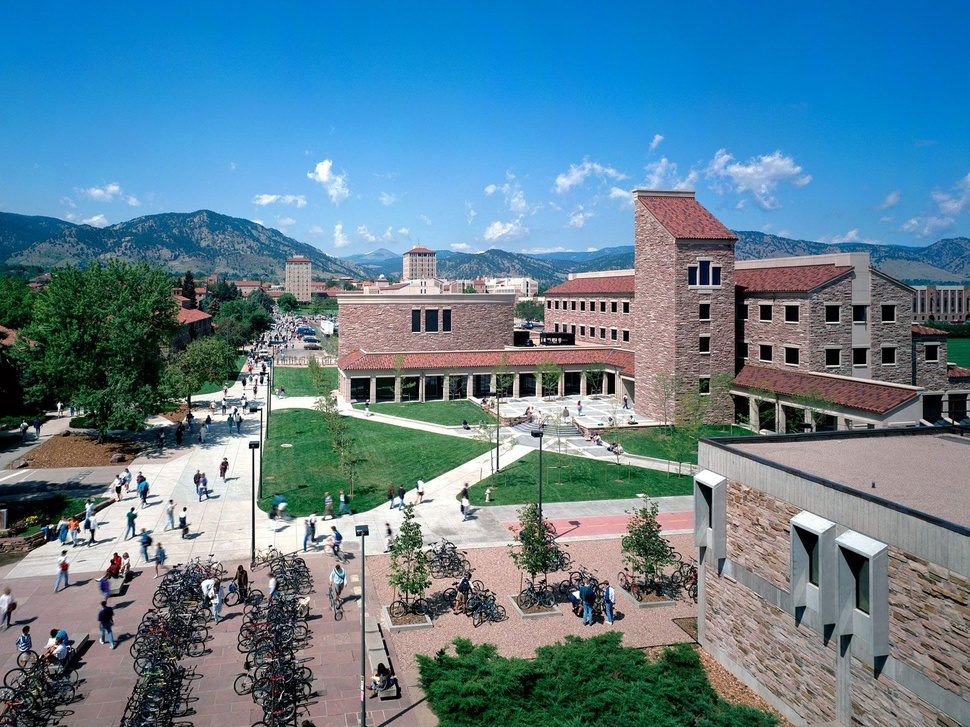
#> input picture lab2/test01.jpg, 970 x 727 px, shrunk from 1600 x 1200 before the run
$ python downsample.py test01.jpg out.png 3   (older library calls are emulated)
#> lines starting #> are read from the running program, lines starting #| are printed output that depends on the picture
import numpy as np
from PIL import Image
import matplotlib.pyplot as plt
import sys

# usage: downsample.py image_in.jpg image_out.jpg N

# Assume we have an image with R rows and C columns, where R and C are both divisible by N.
# N is Downsampling Factor
# create a new image of size R/N by C/N.
# Divide original image into non-overlapping blocks of size NxN, average pixel values from each
# block to obtain a pixel value for subsampled image.

pilim = Image.open(sys.argv[1])
#> pilim is the input picture: PIL image 970x727 RGB; mean R, G, B 94.1, 128, 146
pilim = pilim.convert('L')  # convert to monochrome
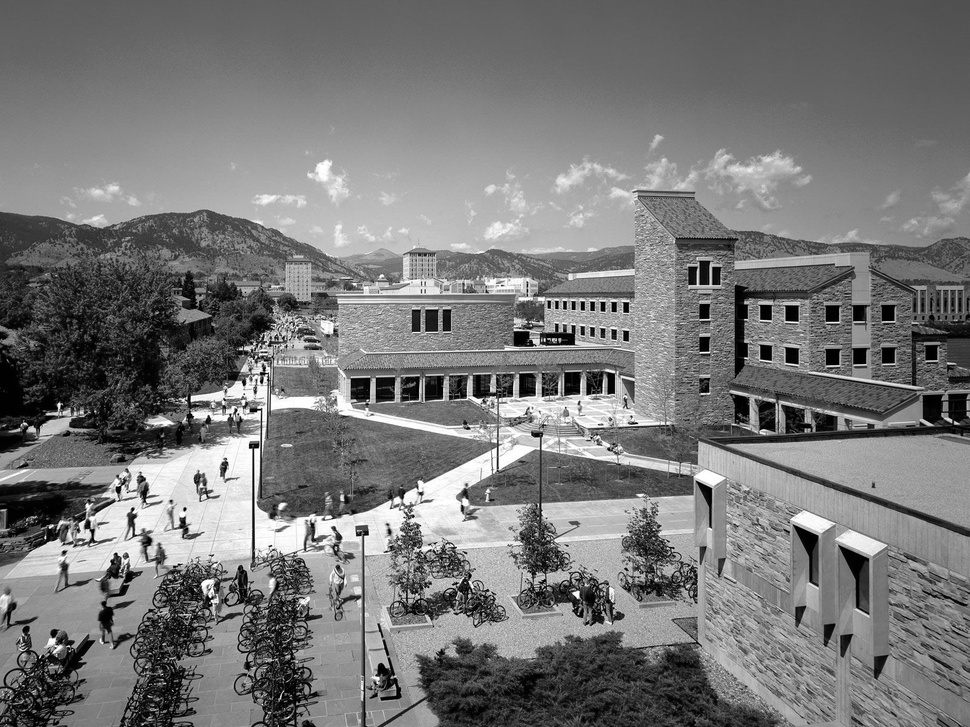
#> pilim: PIL image 970x727 L; min 0, max 255, mean 119.9
imdat = np.asarray(pilim, np.float) # put PIL image into numpy array of floats

out_filename = sys.argv[2]
N = int(sys.argv[3])

R, C = imdat.shape
#> R = 727; C = 970
print(f"Original Image size: Rows={R}, Cols={C}")
#| Original Image size: Rows=727, Cols=970

img_down = np.zeros((int(R/N), int(C/N)))
for i in range(int(R/N)):
    for j in range(int(C/N)):
        img_down[i, j] = np.average(imdat[i*N:(i*N)+N, j*N:(j*N)+N])
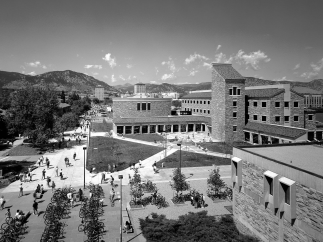
#> img_down: shape (242, 323) float64; min 0.222, max 254.7, mean 120

dR, dC = img_down.shape
#> dR = 242; dC = 323
print(f"Downsampled size: Rows={dR}, Cols={dC}")
#| Downsampled size: Rows=242, Cols=323

Image.fromarray(img_down).convert('L').save(out_filename)
Image.fromarray(img_down).show()

$ run again, on lab2/lc1.jpg
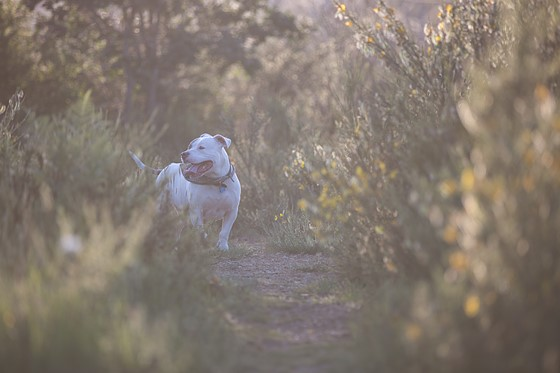
#> input picture lab2/lc1.jpg, 560 x 373 px
#> pilim is the input picture: PIL image 560x373 RGB; mean R, G, B 130.8, 120.1, 110.8
#> `pilim = pilim.convert('L')`:
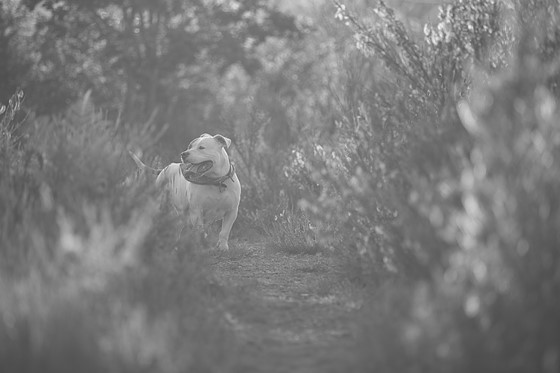
#> pilim: PIL image 560x373 L; min 68, max 245, mean 122.3
#| Original Image size: Rows=373, Cols=560
#| Downsampled size: Rows=124, Cols=186
#> `Image.fromarray(img_down).convert('L').save(out_filename)`:
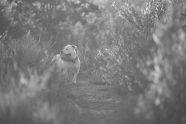
#> saved as out.png: PIL image 186x124 L; min 70, max 230, mean 122

$ run again, on lab2/lc1_enhanced.jpg
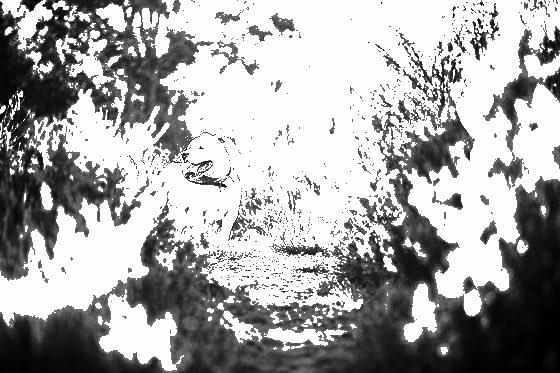
#> input picture lab2/lc1_enhanced.jpg, 560 x 373 px
#> pilim is the input picture: PIL image 560x373 L; min 0, max 255, mean 165
#| Original Image size: Rows=373, Cols=560
#> after the loop `for i in range(int(R/N)):`:
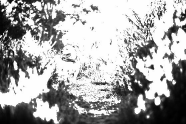
#> img_down: shape (124, 186) float64; min 0, max 254.7, mean 165.7
#| Downsampled size: Rows=124, Cols=186
